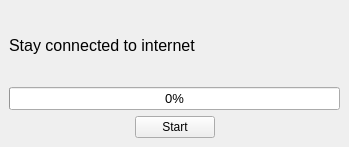
<?xml version="1.0" encoding="UTF-8"?>
<ui version="4.0">
 <class>definitionWindow</class>
 <widget class="QMainWindow" name="definitionWindow">
  <property name="geometry">
   <rect>
    <x>0</x>
    <y>0</y>
    <width>349</width>
    <height>147</height>
   </rect>
  </property>
  <property name="windowTitle">
   <string>Add Definitons</string>
  </property>
  <widget class="QWidget" name="centralwidget">
   <layout class="QVBoxLayout" name="verticalLayout">
    <item>
     <widget class="QLabel" name="label">
      <property name="font">
       <font>
        <pointsize>12</pointsize>
       </font>
      </property>
      <property name="text">
       <string>Stay connected to internet</string>
      </property>
      <property name="wordWrap">
       <bool>true</bool>
      </property>
     </widget>
    </item>
    <item>
     <widget class="QProgressBar" name="progressBar">
      <property name="font">
       <font>
        <pointsize>10</pointsize>
       </font>
      </property>
      <property name="value">
       <number>0</number>
      </property>
     </widget>
    </item>
    <item>
     <layout class="QHBoxLayout" name="horizontalLayout">
      <item>
       <spacer name="horizontalSpacer">
        <property name="orientation">
         <enum>Qt::Horizontal</enum>
        </property>
        <property name="sizeHint" stdset="0">
         <size>
          <width>40</width>
          <height>20</height>
         </size>
        </property>
       </spacer>
      </item>
      <item>
       <widget class="QPushButton" name="start_button">
        <property name="text">
         <string>Start</string>
        </property>
       </widget>
      </item>
      <item>
       <spacer name="horizontalSpacer_2">
        <property name="orientation">
         <enum>Qt::Horizontal</enum>
        </property>
        <property name="sizeHint" stdset="0">
         <size>
          <width>40</width>
          <height>20</height>
         </size>
        </property>
       </spacer>
      </item>
     </layout>
    </item>
   </layout>
  </widget>
 </widget>
 <resources/>
 <connections/>
</ui>
